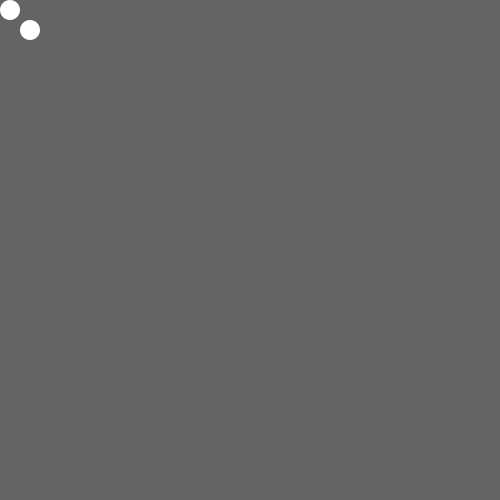
Frame 1 (no input)
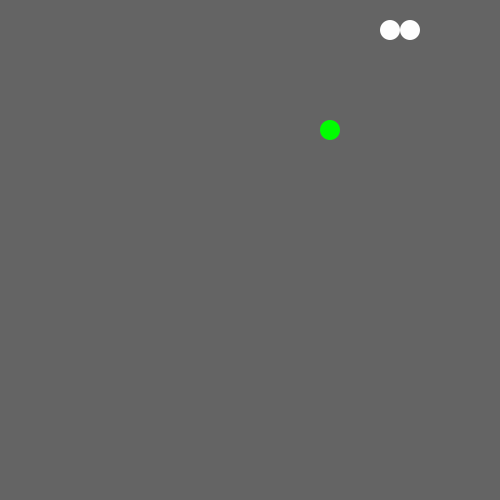
Frame 60 (the mouse pressed at the canvas centre just before this capture)
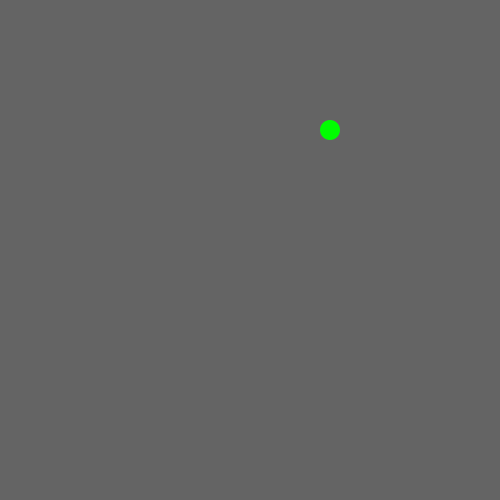
Frame 120 (the mouse held since frame 60 and released just before this capture)

The Processing sketch that drew these frames (run headless with seeded random() and noise(); from frame 60 on, the mouse is pressed at the canvas centre):

// Processing sketch: growing_bug
// ── growing_bug.pde
void setup()
{
  size(500,500);
  noStroke();
  frameRate(30);
  followX[0] = radius/2;
  followY[0] = radius/2;
}

int followCircleCount = 1;
int followCircleInc = 3;
int[] followX = new int[1000];
int[] followY = new int[1000];

int basicX = 20;
int basicY = 20;

int radius = 20;
int time;
int feedTime;

boolean left;
boolean down;
boolean right = true;
boolean up;

boolean feedExist = false;

void draw()
{
  background(100);
  
  fill(255,255,255);
  ellipse(basicX + radius/2, basicY + radius/2, radius, radius);
  
  for(int i = 0; i < followCircleCount; i++)
  {
    fill(255,255,255);
    ellipse(followX[i], followY[i], radius, radius);
  }

  
  if(keyPressed)
  {
    if((key == 'a' || key == 'A') && !right)
    {
      up = false;
      left = true;
      down = false;
      right = false;
    }
    
    if((key == 's' || key == 'S') && !up)
    {
      up = false;
      left = false;
      down = true;
      right = false;
    }
    
    if((key == 'd' || key == 'D') && !left)
    {
      up = false;
      left = false;
      down = false;
      right = true;
    }
    
    if((key == 'w' || key == 'W') && !down)
    {
      up = true;
      left = false;
      down = false;
      right = false;
    }
  }
  
  time++;
  
  if(time==3)
  {
    time = 0;
    
    for(int i = followCircleCount-1; i >=0; i--)
    {
      followX[i+1] = followX[i];
      followY[i+1] = followY[i];
    }
    
    followX[0] = basicX + radius/2;
    followY[0] = basicY + radius/2;
    
    bugMove();
  }
  
  
  feedTime++;
  
  
  if(feedExist)
  {
    feedTime = 0;
    displayFeed();
  }
  
  if(feedTime >= 30)
  {
    makeFeed();
    feedExist = true;
  }
  
  if(basicX + radius/2 == feedX * radius + radius/2
   && basicY + radius/2 == feedY * radius + radius/2
   && feedExist)
  {
    feedExist = false;
    followCircleCount += followCircleInc;
    for(int i = followCircleCount - followCircleInc;
        i < followCircleCount; i++)
    {
      followX[i+1] = followX[i];
      followY[i+1] = followY[i];
    }
  }
}

int feedX;
int feedY;

void makeFeed()
{
  feedX = int(random(0, width/radius));
  feedY = int(random(0, height/radius));
}

void displayFeed()
{
  fill(0,255,0);
  ellipse(feedX * radius + radius/2, feedY * radius + radius/2,
  radius, radius);
}

void bugMove()
{
  if(up)
  {
    basicY -= radius;
  }
  if(left)
  {
    basicX -= radius;
  }
  if(down)
  {
    basicY += radius;
  }
  if(right)
  {
    basicX += radius;
  }
}

// ── Bug.pde
class Bug
{
  int[] followX = new int[1000];
  int[] followY = new int[1000];
  
  int basicX;
  int basicY;
  int radius;
  int followCount;
  int followCountInc;
  int feedX;
  int feedY;
  int feedTime;
  
  boolean left;
  boolean down;
  boolean right = true;
  boolean up;
  
  boolean feedExist = false;
  
  Bug(int radiusIndex, int followCountIndex, int followCountIncIndex)
  {
    radius = radiusIndex;
    
    basicX = radius;
    basicY = radius;
    
    followCount = followCountIndex;
    followCountInc = followCountIncIndex;
  }
  
  void makeBugFollow()
  {
    followX[0] = basicX - radius/2;
    followY[0] = basicY + radius/2;
  }
  
  void feedTimeInc()
  {
    feedTime++;
  }
  
  void move()
  {
    if(up)
    {
      basicY -= radius;
    }
    if(left)
    {
      basicX -= radius;
    }
    if(down)
    {
      basicY += radius;
    }
    if(right)
    {
      basicX += radius;
    }
  }
  
  void followMove()
  {
    for(int i = followCount-1; i >=0; i--)
    {
      followX[i+1] = followX[i];
      followY[i+1] = followY[i];
    }
    
    followX[0] = basicX + radius/2;
    followY[0] = basicY + radius/2;
  }
  
  void displayBasic()
  {
    fill(245,170,7);
    ellipse(basicX + radius/2, basicY + radius/2, radius, radius);
  }
  
  void displayFollow()
  {
    for(int i = 0; i < followCount; i++)
    {
      fill(255,255,255);
      ellipse(followX[i], followY[i], radius, radius);
    }
  }
  
  void directLeft()
  {
    if(!right)
    {
      up = false;
      left = true;
      down = false;
      right = false;
    }
  }
  
  void directDown()
  {
    if(!up)
    {
      up = false;
      left = false;
      down = true;
      right = false;
    }
  }
  
  void directRight()
  {
    if(!left)
    {
      up = false;
      left = false;
      down = false;
      right = true;
    }
  }
  
  void directUp()
  {
    if(!down)
    {
      up = true;
      left = false;
      down = false;
      right = false;
    }
  }
  
  void makeFeed()
  {
    if(feedTime >= 30)
    {
      feedExist = true;
      feedX = int(random(0, width/radius));
      feedY = int(random(0, height/radius));
    }
  }
  
  void displayFeed()
  {
    if(feedExist)
    {
      feedTime = 0;
      
      fill(0,255,0);
      ellipse(feedX * radius + radius/2, feedY * radius + radius/2,
      radius, radius);
    }
  }
  
  void eatFeed()
  {
    if(basicX + radius/2 == feedX * radius + radius/2
     && basicY + radius/2 == feedY * radius + radius/2
     && feedExist)
    {
      feedExist = false;
      followCount += followCountInc;
      for(int i = followCount - followCountInc;
          i < followCount; i++)
      {
        followX[i+1] = followX[i];
        followY[i+1] = followY[i];
      }
    }
  }
  
  boolean isDie()
  {
    for(int i = 0; i < followCount; i++)
    {
      if(followX[i] == basicX + radius/2
      && followY[i] == basicY + radius/2)
      {
        return true;
      }
    }
    
    if(basicX + radius/2 > width || basicY + radius/2 > height
    || basicX + radius/2 < 0 || basicY + radius/2 < 0)
    {
      return true;
    }
    
    return false;
  }
  
  void reset()
  {
        
    left = false;
    down = false;
    right = true;
    up = false;
    
    feedExist = false;
    feedTime = 0;
    
    followCount = 1;
    followCountInc = 3;
    
    basicX = 20;
    basicY = 20;
    
    radius = 20;
  }
}
